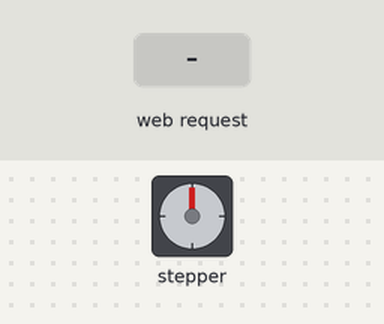
Simulated run of this sketch. Board: ESP32-C3. Shown: stepper motor. Wiring (inferred from the names in the program): stepper motor driver (200 steps per turn assumed): step GPIO 6; direction GPIO 7; enable GPIO 5. Inputs (shaded band) come from the test bench. WiFi joins after 1.5 s; servers stay silent unless stated; EEPROM starts erased; what the sketch prints to the serial monitor is not drawn.

Above: at 2.7 s.
2.8 s: HTTP request GET /move_steps?distance=120&dir=120&steps=120 received
At 3.9 s:
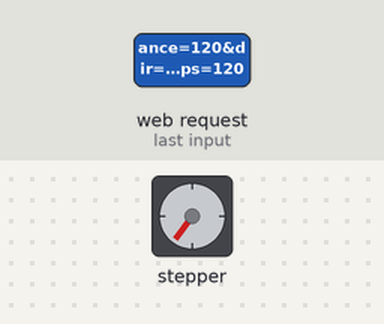
4.4 s: HTTP request GET /move_mm?distance=1&dir=1&steps=1 received
At 5.6 s:
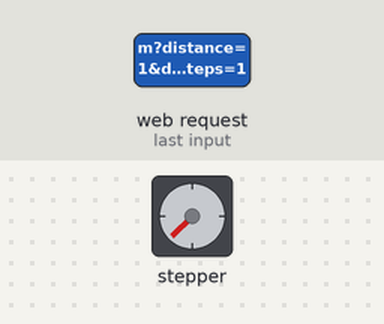
5.9 s: HTTP request GET /move_steps?distance=120&dir=120&steps=120 received
At 6.3 s:
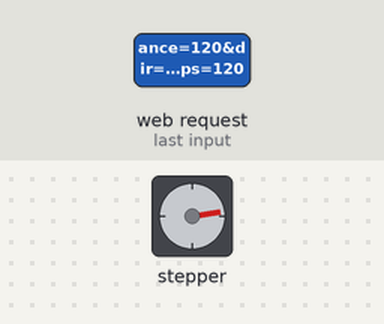
Timing chart, 0 to 8.9 s (numbered marks = the images above; inputs shaded):
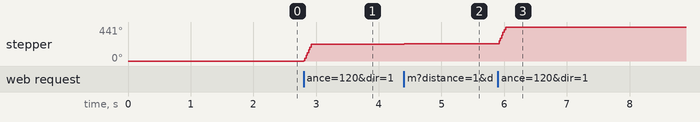

Measured:
- after the input at 2.8 s, stepper: turns 216° clockwise in 0.12 s, starting at once
- after the input at 5.9 s, stepper: turns 216° clockwise in 0.12 s, starting at once

The sketch:

code.ino
```cpp
#include <WiFi.h>
#include <WebServer.h>
#include <ArduinoOTA.h>
#include <Preferences.h>  // Add Preferences for persistent storage

// Wi-Fi credentials
const char* ssid = "ssid";
const char* password = "pass";

// Pins
const int EN_PIN = 5;
const int STEP_PIN = 6;
const int DIR_PIN = 7;
const int MS1_PIN = 8;
const int MS2_PIN = 9;

// Server
WebServer server(80);
Preferences prefs;  // Declare Preferences object

// Settings variables (defaults)
float stepsPer100mm = 500.0;
float mmPer1000Steps = 40.0;

// Jog flags
bool jogForward = false;
bool jogBackward = false;
unsigned long lastJogStepTime = 0;
const unsigned long jogStepIntervalMicros = 1000;

// Stepper move function
void moveStepper(int steps, bool direction) {
  digitalWrite(EN_PIN, LOW);
  digitalWrite(DIR_PIN, direction);
  for (int i = 0; i < steps; i++) {
    digitalWrite(STEP_PIN, HIGH);
    delayMicroseconds(500);
    digitalWrite(STEP_PIN, LOW);
    delayMicroseconds(500);
  }
  digitalWrite(EN_PIN, HIGH);
}

// === Web UI ===
void handleRoot() {
  String html = R"rawliteral(
  <!DOCTYPE html>
  <html lang="en">
  <head>
    <meta charset="UTF-8" />
    <title>Stepper Control</title>
    <style>
      body { font-family: Arial, sans-serif; max-width: 500px; margin: 20px auto; }
      h2 { text-align: center; }
      label, select, input, button { display: block; width: 100%; margin-top: 10px; font-size: 16px; }
      .status { margin-top: 15px; font-style: italic; color: green; }
      nav { text-align: center; margin-bottom: 20px; }
      nav a { margin: 0 10px; text-decoration: none; color: #007BFF; }
    </style>
  </head>
  <body>
    <h2>Stepper Control</h2>
    <nav><a href="/">Move</a> | <a href="/settings">Settings</a></nav>
    <form id="moveForm">
      <label for="moveValue">Distance (mm) or Steps:</label>
      <input type="number" id="moveValue" name="moveValue" step="any" required>
      <label for="unitSelect">Unit:</label>
      <select id="unitSelect" name="unitSelect">
        <option value="mm">Millimeters (mm)</option>
        <option value="steps">Steps</option>
      </select>
      <label for="directionSelect">Direction:</label>
      <select id="directionSelect" name="directionSelect">
        <option value="1">Forward</option>
        <option value="0">Backward</option>
      </select>
      <button type="submit">Move</button>
    </form>
    <div class="status" id="statusMsg"></div>
    <h3>Jog Controls (Hold to move)</h3>
    <button id="jogBackward">⬅ Hold to Move Backward</button>
    <button id="jogForward">Hold to Move Forward ➡</button>
    <script>
      const moveForm = document.getElementById('moveForm');
      const statusMsg = document.getElementById('statusMsg');
      moveForm.addEventListener('submit', async (e) => {
        e.preventDefault();
        statusMsg.textContent = 'Moving...';
        const value = parseFloat(moveForm.moveValue.value);
        const unit = moveForm.unitSelect.value;
        const dir = moveForm.directionSelect.value;
        const url = unit === 'mm' ? '/move_mm' : '/move_steps';
        const params = new URLSearchParams();
        if(unit === 'mm') params.append('distance', value);
        else params.append('steps', value);
        params.append('dir', dir);
        try {
          const resp = await fetch(url + '?' + params.toString());
          const text = await resp.text();
          statusMsg.textContent = text;
        } catch (err) {
          statusMsg.textContent = 'Error: ' + err;
        }
      });

      function sendJog(dir, action) {
        fetch(`/jog?dir=${dir}&action=${action}`).catch(console.error);
      }

      const jogForwardBtn = document.getElementById('jogForward');
      const jogBackwardBtn = document.getElementById('jogBackward');
      ['mousedown','touchstart'].forEach(evt => {
        jogForwardBtn.addEventListener(evt, () => sendJog(1,1));
        jogBackwardBtn.addEventListener(evt, () => sendJog(0,1));
      });
      ['mouseup','mouseleave','touchend','touchcancel'].forEach(evt => {
        jogForwardBtn.addEventListener(evt, () => sendJog(1,0));
        jogBackwardBtn.addEventListener(evt, () => sendJog(0,0));
      });
    </script>
  </body>
  </html>
  )rawliteral";
  server.send(200, "text/html", html);
}

void handleSettings() {
  String html = R"rawliteral(
  <!DOCTYPE html>
  <html lang="en">
  <head>
    <meta charset="UTF-8" />
    <title>Stepper Settings</title>
    <style>
      body { font-family: Arial, sans-serif; max-width: 400px; margin: 20px auto; }
      h2, nav { text-align: center; }
      label, input, button { display: block; width: 100%; margin-top: 10px; font-size: 16px; }
      .status { margin-top: 15px; font-style: italic; color: green; }
      nav a { margin: 0 10px; text-decoration: none; color: #007BFF; }
    </style>
  </head>
  <body>
    <h2>Stepper Settings</h2>
    <nav><a href="/">Move</a> | <a href="/settings">Settings</a></nav>
    <form id="settingsForm">
      <label for="stepsPer100mm">Steps per 100 mm:</label>
      <input type="number" id="stepsPer100mm" name="stepsPer100mm" step="any" value=")rawliteral" + String(stepsPer100mm, 2) + R"rawliteral(">
      <label for="mmPer1000Steps">or mm per 1000 steps:</label>
      <input type="number" id="mmPer1000Steps" name="mmPer1000Steps" step="any" value=")rawliteral" + String(mmPer1000Steps, 2) + R"rawliteral(">
      <button type="submit">Update Settings</button>
    </form>
    <div class="status" id="settingsStatus"></div>
    <script>
      const settingsForm = document.getElementById('settingsForm');
      const settingsStatus = document.getElementById('settingsStatus');
      settingsForm.addEventListener('submit', async (e) => {
        e.preventDefault();
        const steps100 = parseFloat(settingsForm.stepsPer100mm.value);
        const mm1000 = parseFloat(settingsForm.mmPer1000Steps.value);
        if(steps100 > 0) {
          const newMmPer1000 = 100000.0 / steps100;
          const resp = await fetch(`/update_settings?stepsPer100mm=${steps100}&mmPer1000Steps=${newMmPer1000}`);
          const text = await resp.text();
          settingsStatus.textContent = text;
          settingsForm.mmPer1000Steps.value = newMmPer1000.toFixed(2);
        } else if (mm1000 > 0) {
          const newStepsPer100mm = 100000.0 / mm1000;
          const resp = await fetch(`/update_settings?stepsPer100mm=${newStepsPer100mm}&mmPer1000Steps=${mm1000}`);
          const text = await resp.text();
          settingsStatus.textContent = text;
          settingsForm.stepsPer100mm.value = newStepsPer100mm.toFixed(2);
        } else {
          settingsStatus.textContent = "Please enter valid positive values.";
        }
      });
    </script>
  </body>
  </html>
  )rawliteral";
  server.send(200, "text/html", html);
}

void handleUpdateSettings() {
  if (server.hasArg("stepsPer100mm") && server.hasArg("mmPer1000Steps")) {
    float newStepsPer100mm = server.arg("stepsPer100mm").toFloat();
    float newMmPer1000Steps = server.arg("mmPer1000Steps").toFloat();
    if (newStepsPer100mm > 0 && newMmPer1000Steps > 0) {
      stepsPer100mm = newStepsPer100mm;
      mmPer1000Steps = newMmPer1000Steps;

      prefs.begin("stepper", false); // write mode
      prefs.putFloat("steps100mm", stepsPer100mm);
      prefs.putFloat("mm1000steps", mmPer1000Steps);
      prefs.end();

      server.send(200, "text/plain", "Settings updated.");
      return;
    }
  }
  server.send(400, "text/plain", "Invalid parameters.");
}

void handleMoveMM() {
  if (server.hasArg("distance") && server.hasArg("dir")) {
    float distance = server.arg("distance").toFloat();
    bool dir = server.arg("dir").toInt();
    int steps = (distance * stepsPer100mm) / 100.0;
    moveStepper(steps, dir);
    server.send(200, "text/plain", "Moved " + String(distance, 2) + " mm (" + String(steps) + " steps)");
  } else {
    server.send(400, "text/plain", "Missing parameters");
  }
}

void handleMoveSteps() {
  if (server.hasArg("steps") && server.hasArg("dir")) {
    int steps = server.arg("steps").toInt();
    bool dir = server.arg("dir").toInt();
    moveStepper(steps, dir);
    server.send(200, "text/plain", "Moved " + String(steps) + " steps");
  } else {
    server.send(400, "text/plain", "Missing parameters");
  }
}

void handleJog() {
  if (server.hasArg("dir") && server.hasArg("action")) {
    int dir = server.arg("dir").toInt();
    bool action = server.arg("action").toInt();
    if (dir == 0) jogBackward = action;
    else if (dir == 1) jogForward = action;
    server.send(200, "text/plain", "Jog " + String(action ? "started" : "stopped"));
  } else {
    server.send(400, "text/plain", "Missing parameters");
  }
}

void setup() {
  Serial.begin(115200);

  pinMode(EN_PIN, OUTPUT);
  pinMode(STEP_PIN, OUTPUT);
  pinMode(DIR_PIN, OUTPUT);
  pinMode(MS1_PIN, OUTPUT);
  pinMode(MS2_PIN, OUTPUT);
  digitalWrite(MS1_PIN, LOW);
  digitalWrite(MS2_PIN, LOW);
  digitalWrite(EN_PIN, HIGH);

  WiFi.begin(ssid, password);
  Serial.print("Connecting to WiFi");
  while (WiFi.status() != WL_CONNECTED) {
    delay(500);
    Serial.print(".");
  }
  Serial.println("\nConnected! IP: " + WiFi.localIP().toString());

  // Load settings
  prefs.begin("stepper", true);
  float savedSteps = prefs.getFloat("steps100mm", -1);
  float savedMM = prefs.getFloat("mm1000steps", -1);
  prefs.end();

  if (savedSteps > 0 && savedMM > 0) {
    stepsPer100mm = savedSteps;
    mmPer1000Steps = savedMM;
    Serial.println("Loaded saved settings.");
  } else {
    Serial.println("Using default settings.");
  }

  server.on("/", handleRoot);
  server.on("/settings", handleSettings);
  server.on("/update_settings", handleUpdateSettings);
  server.on("/move_mm", handleMoveMM);
  server.on("/move_steps", handleMoveSteps);
  server.on("/jog", handleJog);
  server.begin();

  ArduinoOTA.setHostname("ESP32C3-Stepper");
  ArduinoOTA.begin();
  Serial.println("OTA Ready");
}

void loop() {
  server.handleClient();
  ArduinoOTA.handle();

  if (jogForward || jogBackward) {
    unsigned long now = micros();
    if (now - lastJogStepTime >= jogStepIntervalMicros) {
      digitalWrite(EN_PIN, LOW);
      digitalWrite(DIR_PIN, jogForward ? HIGH : LOW);
      digitalWrite(STEP_PIN, HIGH);
      delayMicroseconds(500);
      digitalWrite(STEP_PIN, LOW);
      lastJogStepTime = now;
    }
  } else {
    digitalWrite(EN_PIN, HIGH);
  }
}
```
